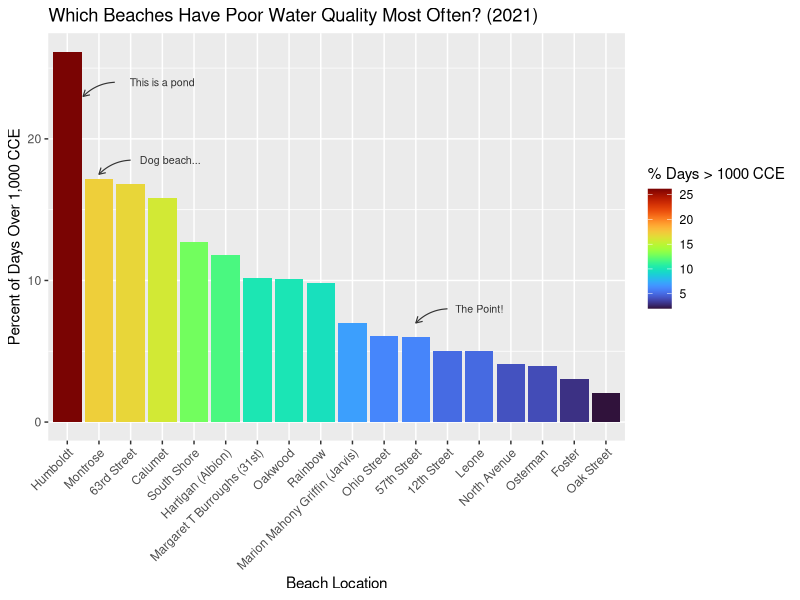
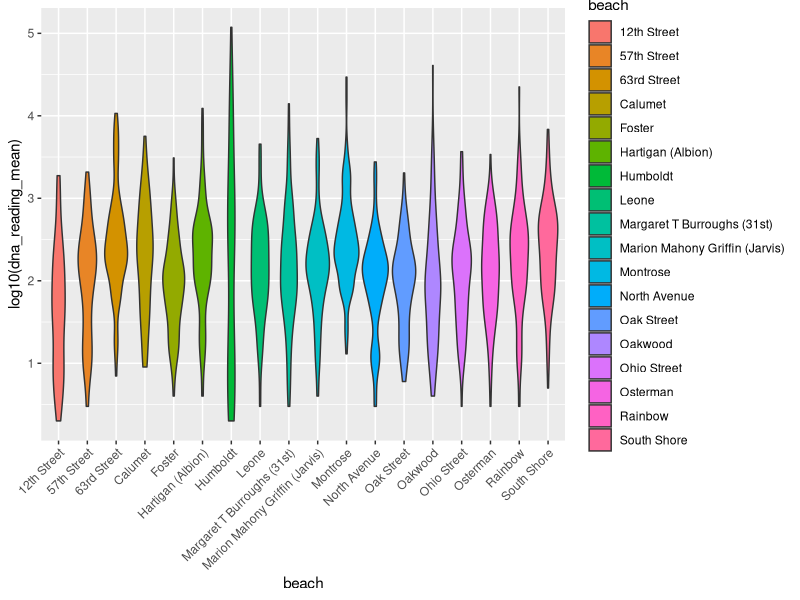
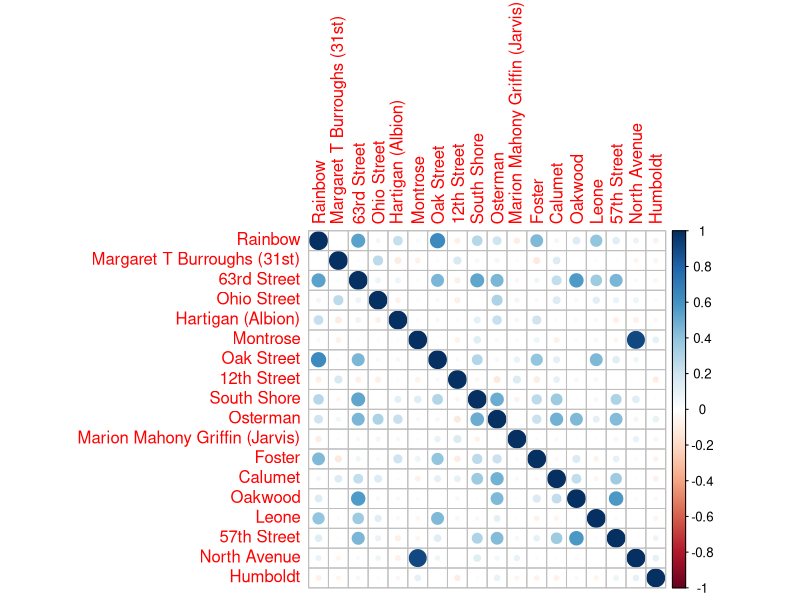

R code for these plots, in order:
## ---- chunk 1
knitr::opts_chunk$set(echo = TRUE)
## ---- chunk 2
setwd('~/Documents/coding-camp/final-project/')


# READ LIBRARIES & DATA ---------------------------------------------------

library(tidyverse) 
library(stringr) # working with strings
library(lubridate) #working with dates
library(viridis) # cool color palettes
library(corrplot) # correlation plots

# source: https://data.cityofchicago.org/Parks-Recreation/Beach-Lab-Data/2ivx-z93u
beach_lab_data <- read_delim('Beach_Lab_Data.csv', delim = ';')

# tried api, only gave me first 1000 rows. Probably something I'm not doing
# beach_lab_data <- read_csv('https://data.cityofchicago.org/resource/2ivx-z93u.csv')
## ---- chunk 3

# clean names
clean_names <- gsub(' ', '_', str_to_lower(names(beach_lab_data)))
colnames(beach_lab_data) <- clean_names

# clean data
beach_lab_data$dna_sample_date<- as.Date(substr(beach_lab_data$dna_sample_timestamp,1,10), 
                                         format ="%m/%d/%Y" 
                                         )
beach_lab_data$dna_reading_mean <- ifelse(beach_lab_data$dna_reading_mean == 'NULL',
                                          NA,
                                          beach_lab_data$dna_reading_mean
                                          )


# filter to DNA test only
dna_data21 <- beach_lab_data %>% 
  filter(!is.na(`dna_test_id`),
         year(dna_sample_date) == 2021) %>%
  select(dna_test_id, 
         dna_sample_timestamp, 
         dna_sample_date, 
         beach,dna_sample_1_reading,
         dna_sample_2_reading, 
         dna_reading_mean, 
         latitude, 
         longitude, 
         location) %>%
  distinct() # some rows had duplicate entries for same beach-time. removing them here.
## ---- chunk 4
# summary stats by beach for 2021
dna_smry <-dna_data21 %>%
  group_by(beach) %>%
  summarize(mean_reading = mean(dna_reading_mean),
            median_reading = median(dna_reading_mean),
            n_readings = n(),
            days_over_1000 = sum(dna_reading_mean > 1000),
            days_over_1000_pcnt = days_over_1000/n_readings*100,
            first_date = min(dna_sample_date),
            last_date = max(dna_sample_date),
            date_range = last_date - first_date
           
  ) %>%
  arrange(desc(days_over_1000_pcnt)) %>%
  mutate(beach = as.factor(beach))

dna_smry %>%
  select(beach,n_readings, mean_reading, median_reading,days_over_1000, days_over_1000_pcnt)

## ---- chunk 5
# create plot annotations
anno_x <- c(4,4.25, 14)
anno_y <- c(24,18.5, 8)
anno_label <- c('This is a pond','Dog beach...', 'The Point!')

# create annotation arrows
x1 <- c(2.5,3, 13)
x2 <- x1  - 1
y1 <- c(24,18.5, 8)
y2 <- y1 - 1

curved.arrows <- tibble(x1, x2, y1, y2)

# ordered beaches for plot
ordered_beaches <- as.vector(dna_smry$beach)

# plot 
ggplot(data = dna_smry, aes(x = beach, y = days_over_1000_pcnt, fill = ..y..)) +
  geom_bar(data = dna_smry, stat = 'identity') + 
  scale_x_discrete(limits = c(ordered_beaches)) +
  theme(axis.text.x = element_text(angle = 45, hjust = 1)) +
  scale_fill_viridis(option = "turbo", name = '% Days > 1000 CCE') + # https://statisticsglobe.com/change-legend-title-ggplot-r
  labs(x = "Beach Location", y = 'Percent of Days Over 1,000 CCE', 
     title = "Which Beaches Have Poor Water Quality Most Often? (2021)"
     ) +
  annotate('text',x = anno_x, y = anno_y, size = 2.7, color = 'gray20',
           label = anno_label)+
  geom_curve(data = curved.arrows, aes(x = x1, y = y1, xend = x2, yend = y2),
             arrow = arrow(length = unit(0.07, "inch")), size = 0.4,
             color = "gray20", curvature = 0.2)


## ---- chunk 6
dna_smry %>% 
  select(n_readings, first_date,last_date, date_range) %>% 
  mutate(pcnt_days_measured = n_readings/(as.numeric(date_range)+1)*100) %>%
  arrange(date_range)
## ---- chunk 7
# 2021 distributions by beach
ggplot(dna_data21 %>% filter(year(dna_sample_date)== 2021), aes(x = beach, y = log10(dna_reading_mean), fill = beach)) +
  geom_violin()+
  # geom_boxplot() +
  # geom_point(position = 'jitter') +
  theme(axis.text.x = element_text(angle = 45, hjust=1))
## ---- chunk 8
dna_data_wide <- dna_data21 %>% 
  select(dna_sample_date, beach, dna_reading_mean) %>%
  # mutate(dna_reading_mean = ifelse(dna_reading_mean == 'NULL', NA, dna_reading_mean)) %>%
  pivot_wider(names_from = beach, values_from = dna_reading_mean)

dna_corr <- cor(dna_data_wide %>%
                  select( -dna_sample_date), use = 'complete.obs')

corrplot(dna_corr, method = 'circle')

